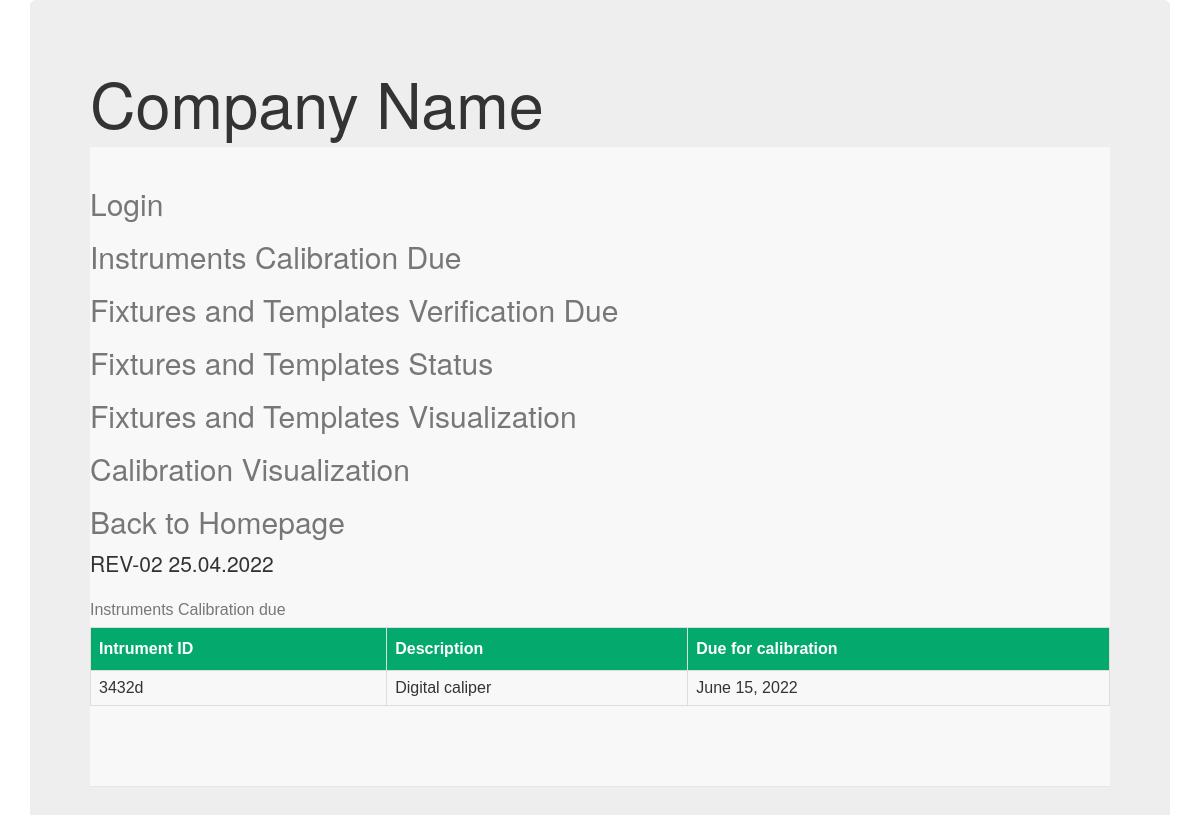
/Instruments, run on the app's committed database.
### Calibration/models.py (models this page shows, shortened)
class Instruments_List(models.Model):
    result=(   ("Accepted","Accepted"),
                ("Rejected","Rejected"),
                ("Conditionally_accepted","Conditionally_accepted")
                )
    Description = models.CharField(max_length=100,blank=True,null=True)
    Intrument_Serial_No = models.CharField(max_length=100,blank=True,null=True)
    Range = models.CharField(max_length=100,blank=True,null=True)
    Least_count = models.CharField(max_length=100,blank=True,null=True)
    Make = models.CharField(max_length=100,blank=True,null=True)
    Intrument_ID = models.CharField(max_length=100,blank=True,null=True)
    Calibration_Freq = models.IntegerField(blank=True,null=True)
    Calibration_Plan =models.DateField(null=True,blank=True)
    Date_of_Calibration =models.DateField(null=True,blank=True)
    Next_calibration_Due =models.DateField(editable=False,null=True,blank=True)
    Status = models.CharField(max_length=100,choices = result,null=True,blank=True)
    Report_No= models.CharField(max_length=100,blank=True,null=True)
    Calibration_report1 =models.FileField(upload_to='Calibration/Instruments',blank=True,null=True)
    Calibration_report2 =models.FileField(upload_to='Calibration/Instruments',blank=True,null=True)
    FN = models.CharField(max_length=100, default="REV-01 14.05.2022",blank=True,null=True)

### Calibration/views.py (the view)
# urls.py: path('Instruments',views.Instruments_Listview.as_view() , name='Instruments'),
class Instruments_Listview(ListView):
    context_object_name = 'Instruments'
    model = Instruments_List
    template_name=  'Calibration.html'
    now = datetime.datetime.now()
    after = now + datetime.timedelta(days=7)
    queryset = Instruments_List.objects.filter(Next_calibration_Due__lte = after)
    ordering = ['Next_calibration_Due']

### templates/Calibration.html (shortened to what this page needs)
<html lang="en" dir="ltr">
  <head>
    <link rel="stylesheet" href="https://maxcdn.bootstrapcdn.com/bootstrap/3.3.7/css/bootstrap.min.css"
  </head>
  <body>
    <div class="container">
    <div class="jumbotron">
    <h1>Company Name </h1>
      <nav class="navbar navbar-default navbar-static-top"
      <ul  class="nav navbar-nav"><br>
    <h2><a class="navbar-link", href="{% url "admin:index" %}">Login</a></h2>
    <h2><a class="navbar-link" href="{% url "Instruments" %}">Instruments Calibration Due</a></h2>
		<h2><a class="navbar-link" href="{% url "Fixtures" %}">Fixtures and Templates Verification Due</a></h2>
    <h2><a class="navbar-link" href="{% url "Fixtures2" %}">Fixtures and Templates Status</a></h2>
    <h2><a class="navbar-link" href="{% url "Cal" %}">Fixtures and Templates Visualization</a></h2>
    <h2><a class="navbar-link" href="{% url "Cal2" %}">Calibration Visualization</a></h2>
     <h2><a class="navbar-link", href="{% url "home" %}">Back to Homepage</a></h2>
   {% if Instruments %}
      <p>REV-02 25.04.2022</p>
      <table id="customers">
          <caption>Instruments Calibration due</caption>
         <thead>
           <th>Intrument ID</th>
           <th>Description</th>
           <th>Due for calibration</th>
        </thead>
          {% for acc in Instruments %}
          <tr>
            <td>{{acc.Intrument_ID}}</td>
            <td>{{acc.Description}}</td>
            <td>{{ acc.Next_calibration_Due }}</td>
          </tr>
          {% endfor %}
      </table>
      {% else %}
      <p>Instruments No due for Calibration</p>
      {% endif %}
      <br>  <br>  <br>  <br>

### templates/Calibration.html (style rules this page uses)
#customers { font-family: Arial, Helvetica, sans-serif; border-collapse: collapse; width: 100%; }
#customers td, #customers th { border: 1px solid #ddd; padding: 8px; }
#customers th { padding-top: 12px; padding-bottom: 12px; text-align: left; background-color: #04AA6D; color: white; }

### data on the page
Instruments_List: Intrument_ID "3432d", Description "Digital caliper", Next_calibration_Due "June 15, 2022"
